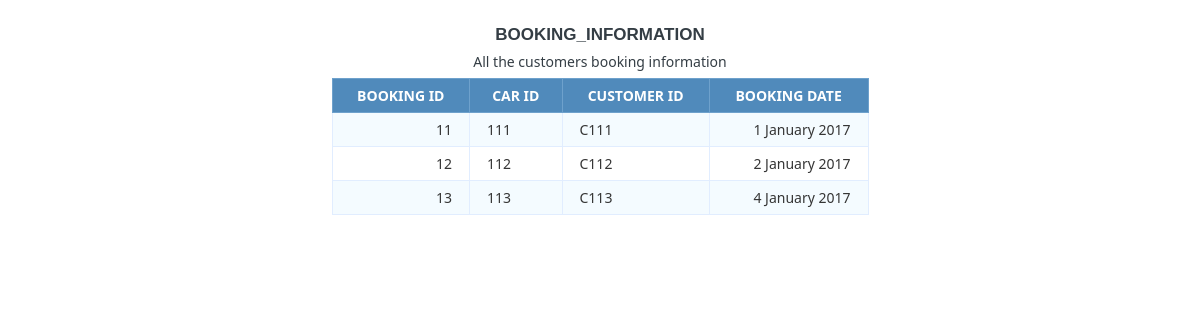
Screenshot of /Booking_view.php with the database file from the repository.
### tables this page shows
CREATE TABLE `booking_information` (
  `sl` int(20) NOT NULL,
  `Booking_ID` varchar(20) NOT NULL,
  `Car_ID` varchar(35) NOT NULL,
  `Customer_ID` varchar(35) NOT NULL,
  `Booking_Date` varchar(35) NOT NULL
);

### Booking_view.php (the view, shortened to what this page needs)
<?php
$db_host = 'localhost';
$db_user = 'root';
$db_pass = '';
$db_name = 'rent_a_car_management_system';
$conn = mysqli_connect($db_host, $db_user, $db_pass, $db_name);
$sql = 'SELECT *
		FROM booking_information';
$query = mysqli_query($conn, $sql);
?>
<html>
<head>
</head>
<body>
	<h1>Booking_Information</h1>
	<table class="data-table">
		<caption class="title">All the customers booking information</caption>
		<thead>
			<tr>
				<th>Booking ID</th>
				<th>Car ID</th>
				<th>Customer ID</th>
				<th>Booking Date</th>
			</tr>
		</thead>
		<tbody>
		<?php
		while ($row = mysqli_fetch_array($query))
		{
			echo '<tr>
					<td>'.$row['Booking_ID'].'</td>
					<td>'.$row['Car_ID'].'</td>
					<td>'.$row['Customer_ID'].'</td>
					<td>'.$row['Booking_Date'].'</td>
				</tr>';
		}?>
		</tbody>
	</table>
</body>
</html>

### Booking_view.php (style rules this page uses)
body { font-size: 15px; color: #343d44; font-family: "segoe-ui", "open-sans", tahoma, arial; padding: 0; margin: 0; }
table { margin: auto; font-family: "Lucida Sans Unicode", "Lucida Grande", "Segoe Ui"; font-size: 12px; }
h1 { margin: 25px auto 0; text-align: center; text-transform: uppercase; font-size: 17px; }
table td { transition: all .5s; }
.data-table { border-collapse: collapse; font-size: 14px; min-width: 537px; }
.data-table th, .data-table td { border: 1px solid #e1edff; padding: 7px 17px; }
.data-table caption { margin: 7px; }
.data-table thead th { background-color: #508abb; color: #FFFFFF; border-color: #6ea1cc !important; text-transform: uppercase; }
.data-table tbody td { color: #353535; }
.data-table tbody td:first-child, .data-table tbody td:nth-child(4), .data-table tbody td:last-child { text-align: right; }
.data-table tbody tr:nth-child(odd) td { background-color: #f4fbff; }

### rows the page displays
booking_information: Booking_ID "11", Car_ID "111", Customer_ID "C111", Booking_Date "1 January 2017"
booking_information: Booking_ID "12", Car_ID "112", Customer_ID "C112", Booking_Date "2 January 2017"
booking_information: Booking_ID "13", Car_ID "113", Customer_ID "C113", Booking_Date "4 January 2017"
